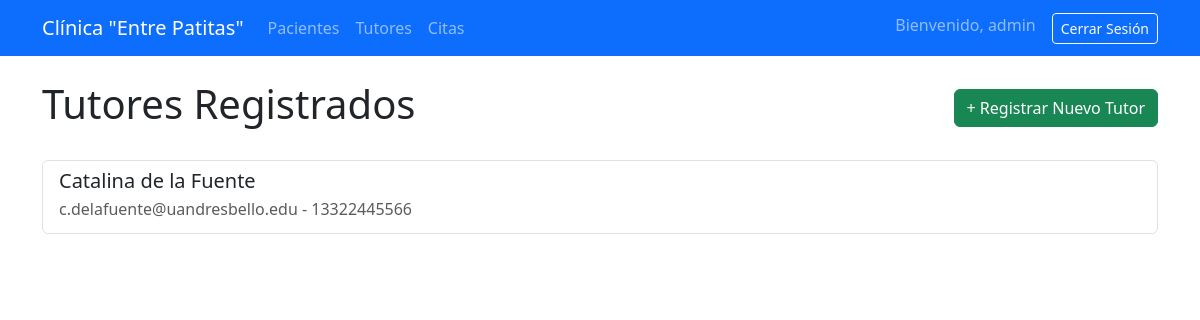
Page /gestion/tutores/ (signed in) on the committed database.
### app/models.py (models this page shows, shortened)
class Tutor(models.Model):
    nombre_completo = models.CharField(max_length=100)
    rut = models.CharField(max_length=12, unique=True)
    direccion = models.CharField(max_length=200)
    telefono = models.CharField(max_length=15)
    email = models.EmailField(unique=True)
    datos_bloqueados = models.BooleanField(default=False, verbose_name="Datos Bloqueados (No editar)")
    history = HistoricalRecords()

### app/views.py (the view)
# urls.py: path('tutores/', views.lista_tutores, name='lista_tutores'),
@login_required
def lista_tutores(request):
    tutores = Tutor.objects.all().order_by('nombre_completo')
    contexto = {
        'tutores': tutores,
    }
    return render(request, 'gestion/lista_tutores.html', contexto)

### app/templates/gestion/lista_tutores.html (shortened to what this page needs)
{% extends 'gestion/base.html' %}
{% block content %}
    <div class="d-flex justify-content-between align-items-center mb-4">
        <h1>Tutores Registrados</h1>
        <a href="{% url 'crear_tutor' %}" class="btn btn-success">+ Registrar Nuevo Tutor</a>
    </div>
    <div class="list-group">
        {% for tutor in tutores %}
            <a href="{% url 'detalle_tutor' tutor.id %}" class="list-group-item list-group-item-action">
                <h5 class="mb-1">{{ tutor.nombre_completo }}</h5>
                <p class="mb-1 text-muted">{{ tutor.email }} - {{ tutor.telefono }}</p>
            </a>
        {% empty %}
            <div class="alert alert-info">No hay tutores registrados.</div>
        {% endfor %}
    </div>
{% endblock %}

### app/templates/gestion/base.html (shortened to what this page needs)
{% load static %}
<!doctype html>
<html lang="es">
<head>
    <link href="https://cdn.jsdelivr.net/npm/bootstrap@5.3.3/dist/css/bootstrap.min.css" rel="stylesheet">
</head>
<body>
    <nav class="navbar navbar-expand-lg navbar-dark bg-primary">
        <div class="container">
            <a class="navbar-brand" href="{% url 'lista_pacientes' %}">Clínica "Entre Patitas"</a>
            <div class="collapse navbar-collapse">
                <ul class="navbar-nav me-auto mb-2 mb-lg-0">
                    <li class="nav-item">
                        <a class="nav-link" href="{% url 'lista_pacientes' %}">Pacientes</a>
                    </li>
                    <li class="nav-item">
                        <a class="nav-link" href="{% url 'lista_tutores' %}">Tutores</a>
                    </li>
                    <li class="nav-item">
                        <a class="nav-link" href="{% url 'calendario_citas' %}">Citas</a>
                    </li>
                </ul>
                <ul class="navbar-nav ms-auto mb-2 mb-lg-0">
                    {% if user.is_authenticated %}
                        <li class="nav-item">
                            <span class="navbar-text">
                                Bienvenido, {{ user.username }}
                            </span>
                        </li>
                        <li class="nav-item ms-3">
                            <form action="{% url 'logout' %}" method="post" class="d-inline">
                                <button type="submit" class="btn btn-outline-light btn-sm">Cerrar Sesión</button>
                            </form>
                        </li>
                    {% else %}
                        <li class="nav-item">
                            <a href="{% url 'login' %}" class="btn btn-outline-light btn-sm">Iniciar Sesión</a>
                        </li>
                    {% endif %}
                </ul>
            </div>
        </div>
    </nav>
    <main class="container mt-4">
        {% block content %}
        {% endblock %}
    </main>
</body>
</html>

### rows in the picture
Tutor: nombre_completo "Catalina de la Fuente", email "c.delafuente@uandresbello.edu", telefono "13322445566"

### other values in the picture
{{ user.username }} "admin"
